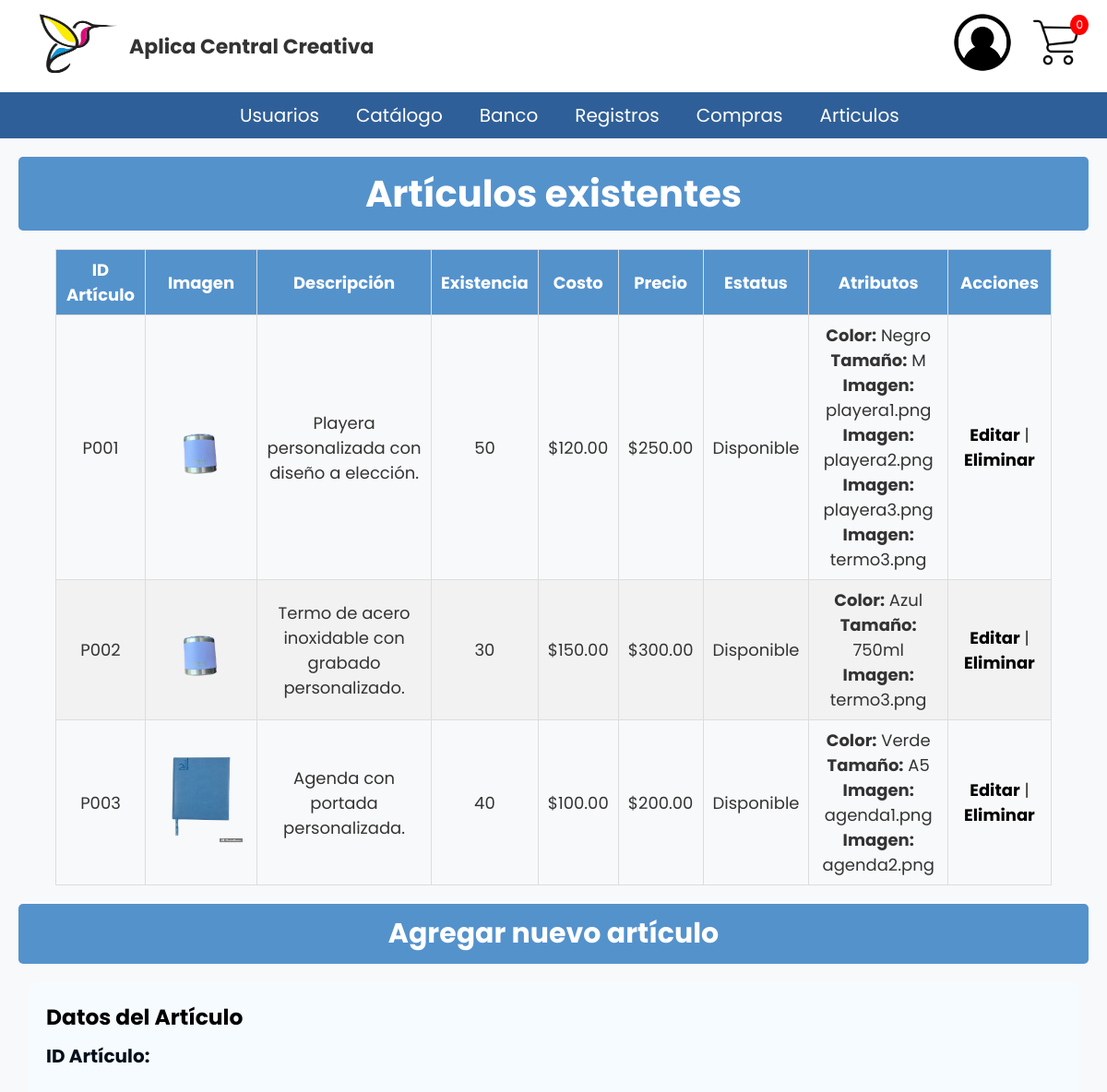
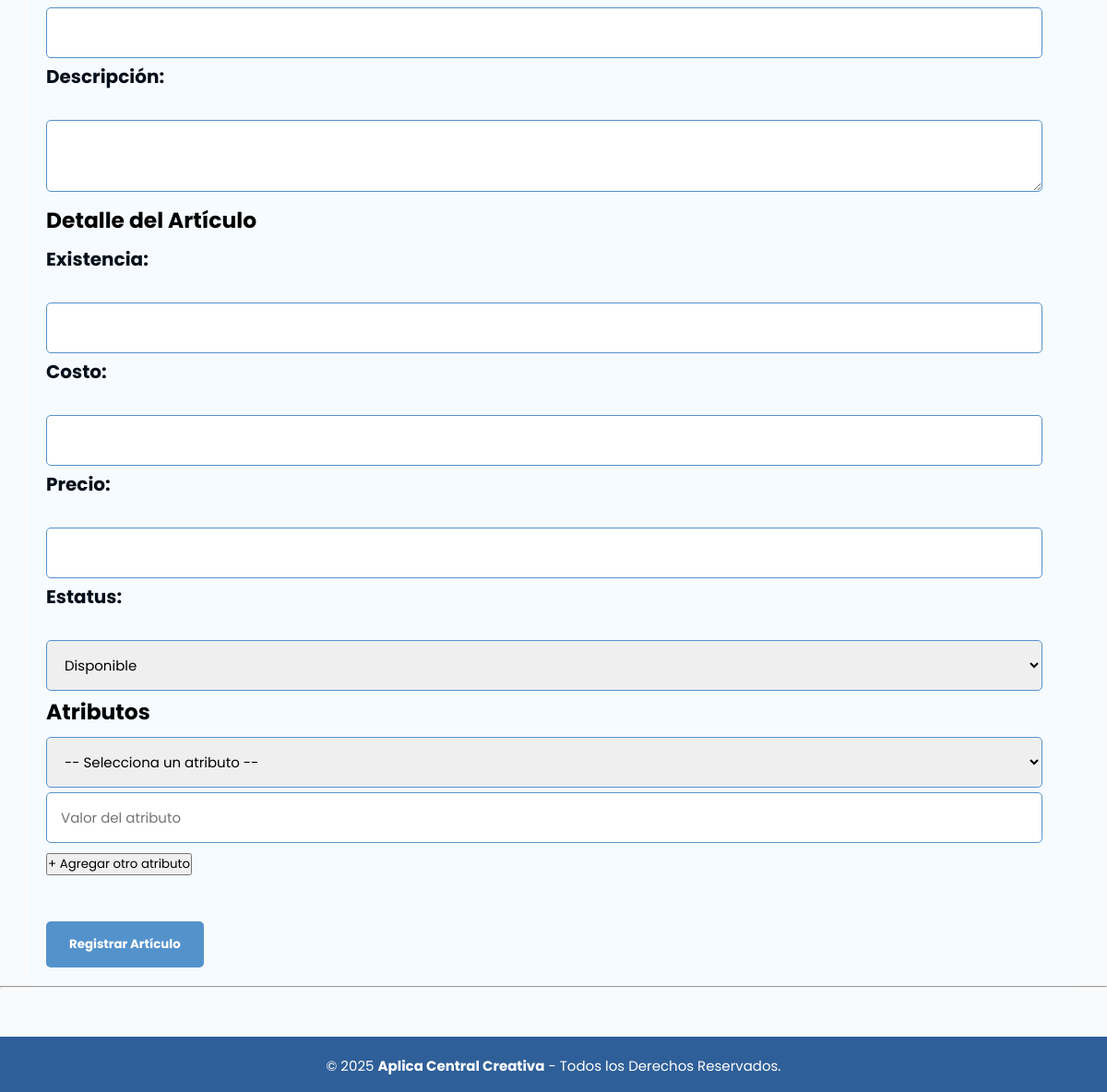
The app's page /Articulos/agregar_articulo.php (signed in) with its own data (2 pictures, top to bottom).
### tables this page shows
CREATE TABLE articulos(
id_articulo VARCHAR(5) NOT NULL PRIMARY KEY UNIQUE,
descripcion TEXT NOT NULL,
id_detalle_articulo INT NOT NULL,
CONSTRAINT fk_deta_art FOREIGN KEY (id_detalle_articulo) REFERENCES detalle_articulos(id_detalle_articulo)
);

CREATE TABLE detalle_articulos(
id_detalle_articulo INT NOT NULL PRIMARY KEY AUTO_INCREMENT,
existencia INT NOT NULL,
costo DECIMAL(6,2) NOT NULL,
precio DECIMAL(6,2) NOT NULL,
estatus ENUM('Disponible','No Disponible','Descontinuado') DEFAULT 'Disponible'
);

CREATE TABLE articulo_completo (
id_articulo_completo INT NOT NULL PRIMARY KEY AUTO_INCREMENT,    
id_articulo VARCHAR(5) NOT NULL,
id_atributo INT NOT NULL,
valor VARCHAR(100),
CONSTRAINT fk_art_com FOREIGN KEY (id_articulo) REFERENCES articulos(id_articulo),
CONSTRAINT fk_atri_com FOREIGN KEY (id_atributo) REFERENCES atributos(id_atributo)
);

CREATE TABLE atributos (
 
id_atributo INT AUTO_INCREMENT PRIMARY KEY,
nombre VARCHAR(100) NOT NULL
);

### Articulos/agregar_articulo.php (the view, shortened to what this page needs)
<?php
include('../BD/ConexionBD.php');
include('../Nav/header.php');
$articulos = [];
$sql_articulos = "SELECT a.*, d.existencia, d.costo, d.precio, d.estatus FROM articulos a
                  LEFT JOIN detalle_articulos d ON a.id_detalle_articulo = d.id_detalle_articulo";
$result_articulos = $conn->query($sql_articulos);
if ($result_articulos && $result_articulos->num_rows > 0) {
    while ($row = $result_articulos->fetch_assoc()) {
        $articulos[] = $row;
    }
}
$imagenes_articulo = [];
$sql_imagenes = "SELECT id_articulo, valor FROM articulo_completo ac
                 JOIN atributos at ON ac.id_atributo = at.id_atributo
                 WHERE at.nombre = 'Imagen'";
$result_imagenes = $conn->query($sql_imagenes);
if ($result_imagenes && $result_imagenes->num_rows > 0) {
    while ($row = $result_imagenes->fetch_assoc()) {
        $imagenes_articulo[$row['id_articulo']] = $row['valor'];
    }
}
$atributos_articulo = [];
$sql_attr_values = "SELECT ac.id_articulo, at.nombre AS atributo, ac.valor
                    FROM articulo_completo ac
                    JOIN atributos at ON ac.id_atributo = at.id_atributo";
$result_attr_values = $conn->query($sql_attr_values);
if ($result_attr_values && $result_attr_values->num_rows > 0) {
    while ($row = $result_attr_values->fetch_assoc()) {
        $id_articulo = $row['id_articulo'];
        if (!isset($atributos_articulo[$id_articulo])) {
            $atributos_articulo[$id_articulo] = [];
        }
        $atributos_articulo[$id_articulo][] = [
            'atributo' => $row['atributo'],
            'valor' => $row['valor']
        ];
    }
}
?>
<!DOCTYPE html>
<html lang="es">
<head>
</head>
<body>
<h1 class="titulo">Artículos existentes</h1>
<table border="1" cellpadding="8" class="tabla-articulos" style="width: 90%; margin: auto;">
    <thead>
        <tr>
            <th>ID Artículo</th>
            <th>Imagen</th>
            <th>Descripción</th>
            <th>Existencia</th>
            <th>Costo</th>
            <th>Precio</th>
            <th>Estatus</th>
            <th>Atributos</th>
            <th>Acciones</th>
        </tr>
    </thead>
    <tbody>
        <?php if (!empty($articulos)): ?>
            <?php foreach ($articulos as $articulo): ?>
                <tr>
                    <td><?= htmlspecialchars($articulo['id_articulo']) ?></td>
                    <td>
                        <?php if (!empty($imagenes_articulo[$articulo['id_articulo']])): ?>
                            <img src="../Imagenes/<?= htmlspecialchars($imagenes_articulo[$articulo['id_articulo']]) ?>" width="100" height="100">
                        <?php else: ?>
                            Sin imagen
                        <?php endif; ?>
                    </td>
                    <td><?= htmlspecialchars($articulo['descripcion']) ?></td>
                    <td><?= htmlspecialchars($articulo['existencia']) ?></td>
                    <td>$<?= number_format($articulo['costo'], 2) ?></td>
                    <td>$<?= number_format($articulo['precio'], 2) ?></td>
                    <td><?= htmlspecialchars($articulo['estatus']) ?></td>
                    <td>
    <?php if (!empty($atributos_articulo[$articulo['id_articulo']])): ?>
        <ul style="list-style: none; padding: 0;">
            <?php foreach ($atributos_articulo[$articulo['id_articulo']] as $attr): ?>
                <li><strong><?= htmlspecialchars($attr['atributo']) ?>:</strong> <?= htmlspecialchars($attr['valor']) ?></li>
            <?php endforeach; ?>
        </ul>
    <?php else: ?>
        Sin atributos
    <?php endif; ?>
</td>
<td>
    <a href="editar_articulo.php?id=<?= urlencode($articulo['id_articulo']) ?>" >Editar</a> |
    <a href="eliminar_articulo.php?id=<?= urlencode($articulo['id_articulo']) ?>" onclick="return confirm('¿Estás seguro de que deseas eliminar este artículo?');">Eliminar</a>
</td>
                </tr>
            <?php endforeach; ?>
        <?php else: ?>
            <tr><td colspan="6" style="text-align:center;">No hay artículos registrados.</td></tr>
        <?php endif; ?>
    </tbody>
</table>
<h2 class="titulo">Agregar nuevo artículo</h2>
<form action="registro_articulo.php" method="POST" enctype="multipart/form-data" class="form_reg_usuario">
    <h3>Datos del Artículo</h3>
    <label>ID Artículo:</label><br>
    <input type="text" name="id_articulo" required><br>
    <label>Descripción:</label><br>
    <textarea name="descripcion" required></textarea><br>
    <h3>Detalle del Artículo</h3>
    <label>Existencia:</label><br>
    <input type="number" name="existencia" required><br>
    <label>Costo:</label><br>
    <input type="number" step="0.01" name="costo" required><br>
    <label>Precio:</label><br>
    <input type="number" step="0.01" name="precio" required><br>
    <label>Estatus:</label><br>
    <select name="estatus" required>
        <option value="Disponible">Disponible</option>
    </select><br>
    <h3>Atributos</h3>
    <div id="atributos-container">
        <div class="atributo-group">
            <select name="atributos_id[]" required>
                <option value="">-- Selecciona un atributo --</option>
            </select>
            <input type="text" name="atributos_valor[]" placeholder="Valor del atributo" required>
        </div>
    </div>
    <button type="button" onclick="agregarAtributo()">+ Agregar otro atributo</button>
    <br><br>
    <input type="submit" value="Registrar Artículo">
</form>
<hr><br>
<?php include('../Nav/footer.php'); ?>
</body>
</html>

### CSS/cabecera.css (style rules this page uses)
html { font-size: 20px; overflow-y: auto; font-family: 'Poppins', sans-serif; }

### CSS/menu.css (style rules this page uses)
* { padding: 0px; margin: 0px; }
ul, ol { list-style: none; }

### CSS/tablas_boton.css (style rules this page uses)
.titulo { background-color: #5492cc; color: white; padding: 10px 20px; border: none; border-radius: 5px; cursor: pointer; font-family: 'Poppins', sans-serif; margin-left: 20px; margin-top: 20px; margin-right: 20px; }
a { text-decoration: underline; color: rgb(0, 0, 0); }

### CSS/formularios.css (style rules this page uses)
.titulo { background-color: #5492cc; color: white; padding: 10px 20px; border: none; border-radius: 5px; cursor: pointer; font-family: 'Poppins', sans-serif; margin-left: 20px; margin-top: 20px; margin-bottom: 20px; margin-right: 20px; }
* { font-family: 'Poppins', sans-serif; margin: 0; padding: 0; box-sizing: border-box; }
.form_reg_usuario { max-width: 100%; margin: 20px auto; padding: 20px; background-color: #f6fbff; border-radius: 10px; box-shadow: 0 0 10px rgba(70, 196, 255, 0); font-family: 'Poppins', sans-serif; max-width: 95%; margin-top: 20px; margin-bottom: 20px; margin: 0 auto; padding: 20px; }
.form_reg_usuario input[type="text"], .form_reg_usuario input[type="number"], .form_reg_usuario input[type="password"], .form_reg_usuario input[type="date"], .form_reg_usuario input[type="email"], .form_reg_usuario input[type="input"], .form_reg_usuario textarea { width: calc(100% - 20px); padding: 15px; margin-bottom: 5px; border: 1px solid #5492cc; border-radius: 5px; box-sizing: border-box; font-family: 'Poppins', sans-serif; font-size: 15px; }
.form_reg_usuario input[type="month"], .form_reg_usuario input[type="number"], .form_reg_usuario select { width: calc(100% - 20px); padding: 15px; margin-bottom: 5px; border: 1px solid #5492cc; border-radius: 5px; box-sizing: border-box; font-family: 'Poppins', sans-serif; font-size: 15px; }
.form_reg_usuario input[type="submit"] { background-color: #5492cc; color: white; padding: 15px 25px; border: none; border-radius: 5px; cursor: pointer; font-family: 'Poppins', sans-serif; margin-top: 20px; font-weight: bold; }
.form_reg_usuario label { display: block; margin-bottom: 2px; font-weight: bold; color: #030f1a; font-family: 'Poppins', sans-serif; font-size: 20px; }

### CSS/departamentos.css (style rules this page uses)
a { text-decoration: underline; color: purple; }

### CSS/cabecera2.css (style rules this page uses)
* { padding: 0px; margin: 0px; }
ul, ol { list-style: none; }
h1, h2 { color: #000000; }
table { width: 100%; margin-bottom: 20px; border-collapse: collapse; }
table, th, td { border: 1px solid #ddd; }
th, td { padding: 10px; text-align: left; }

### CSS/Carrito.css (style rules this page uses)
body { font-family: 'Segoe UI', Tahoma, Geneva, Verdana, sans-serif; background-color: #f4f4f9; color: #000000; }
h1 { text-align: center; margin-bottom: 30px; color: #000000; }
thead { background-color: #4a90e2; color: #fff; }
th, td { padding: 12px 15px; text-align: center; vertical-align: middle; }
tbody tr { border-bottom: 1px solid #eee; }

### CSS/direccion.css (style rules this page uses)
body { font-family: 'Segoe UI', Tahoma, Geneva, Verdana, sans-serif; background-color: #f4f4f9; color: #000000; }
h1 { text-align: center; margin-bottom: 30px; color: #000000; }
h3 { color: #000000; margin-bottom: 10px; }
label { display: block; margin-bottom: 10px; font-size: 20px; cursor: pointer; }

### CSS/Tarjetas.css (style rules this page uses)
table { width: 95%; margin: 0 auto 40px auto; border-collapse: collapse; font-family: Arial, sans-serif; }
table thead { background-color: #5492cc; color: white; }
table th, table td { padding: 8px 10px; border: 1px solid #ddd; text-align: center; font-size: 0.9rem; }
table tbody tr:nth-child(even) { background-color: #f2f2f2; }
table a { color: #000000; text-decoration: none; font-weight: bold; }

### CSS/confirmar_pedido.css (style rules this page uses)
body { font-family: 'Segoe UI', Tahoma, Geneva, Verdana, sans-serif; background-color: #f4f4f9; color: #000000; margin: 0; padding: 0; }
h1 { text-align: center; color: #000000; margin-top: 20px; }
h2 { text-align: left; color: #000000; margin-top: 20px; margin-left: 20px; }

### CSS/reporte_ventas.css (style rules this page uses)
body { font-family: Arial, sans-serif; background-color: #f8f9fa; color: #333; }
h2 { color: #2c3e50; text-align: center; margin-bottom: 30px; }

### records on screen
articulos: id_articulo "P001", descripcion "Playera personalizada con diseño a elección.", id_detalle_articulo.existencia "50", id_detalle_articulo.costo "120.00", id_detalle_articulo.precio "250.00", id_detalle_articulo.estatus "Disponible", atributo "Imagen", valor "termo3.png"
articulo_completo: id_atributo.nombre "Color", valor "Negro"
articulo_completo: id_atributo.nombre "Tamaño", valor "M"
articulo_completo: id_atributo.nombre "Imagen", valor "playera1.png"
articulo_completo: id_atributo.nombre "Imagen", valor "playera2.png"
articulo_completo: id_atributo.nombre "Imagen", valor "playera3.png"
articulos: id_articulo "P002", descripcion "Termo de acero inoxidable con grabado personalizado.", id_detalle_articulo.existencia "30", id_detalle_articulo.costo "150.00", id_detalle_articulo.precio "300.00", id_detalle_articulo.estatus "Disponible", atributo "Imagen", valor "termo3.png"
articulo_completo: id_atributo.nombre "Color", valor "Azul"
articulo_completo: id_atributo.nombre "Tamaño", valor "750ml"
articulos: id_articulo "P003", shows a picture, descripcion "Agenda con portada personalizada.", id_detalle_articulo.existencia "40", id_detalle_articulo.costo "100.00", id_detalle_articulo.precio "200.00", id_detalle_articulo.estatus "Disponible"
articulo_completo: id_atributo.nombre "Color", valor "Verde"
articulo_completo: id_atributo.nombre "Tamaño", valor "A5"
articulo_completo: id_atributo.nombre "Imagen", valor "agenda1.png"
articulo_completo: id_atributo.nombre "Imagen", valor "agenda2.png"

### other values on screen
$total_cantidad "0"
$nombre "Usuarios"
$nombre "Catálogo"
$nombre "Banco"
$nombre "Registros"
$nombre "Compras"
$nombre "Articulos"
